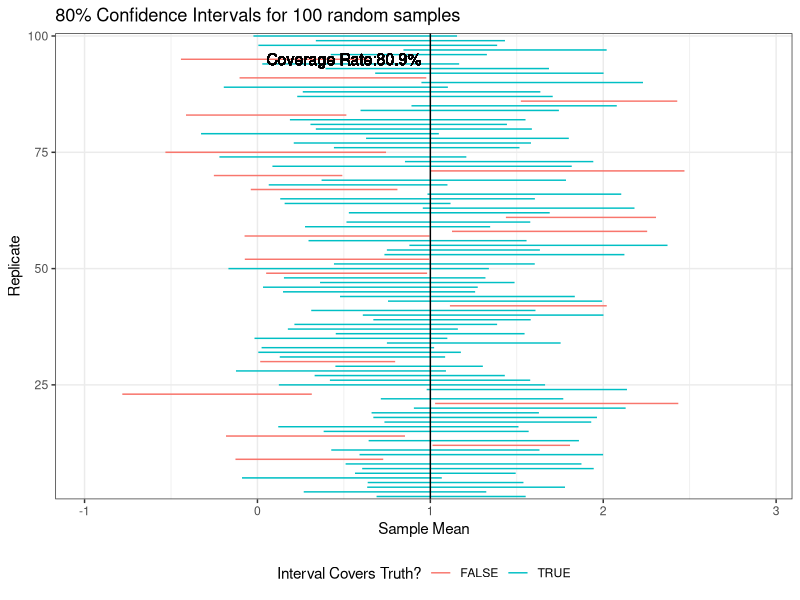

Here is the R script that generated this plot:
## ---- chunk 1
library(tidyverse)

sample_mean_ci <- function(n, r, pars){
  mu <- pars[1] # true mean is mu
  replicate(r, { # use replicate function to do r times
    samp <- rnorm(n, mean = pars[1], sd = sqrt(pars[2]))
    data.frame(mean = mean(samp),
               # using t-distribution confidence interval (CI)
               lower = mean(samp) - sd(samp)/sqrt(n)*qt(1 - 0.2/2, length(samp)-1),
               upper = mean(samp) + sd(samp)/sqrt(n)*qt(1 - 0.2/2, length(samp)-1))
  }, simplify = FALSE) %>% bind_rows() %>%
    rownames_to_column(var = "replicate") %>%
    mutate(cover = lower < mu & upper > mu) %>% # coverage of true mean
    mutate(coverage = mean(cover))
}

# store result: e.g., sample size 100, repeat 1000 times, Normal(1, 4)
true_mean <- 1
result <- sample_mean_ci(n = 20, r = 1000, pars = c(true_mean, 4))

# plot the first 100 of these intervals: for illustration purposes
ggplot(result, aes(x = lower, xend = upper, y = replicate, yend = replicate, col = cover)) +
  geom_segment() + 
  geom_vline(xintercept = true_mean) + # true mean here
  annotate(geom = "text", x = 0.5, y = 95, size = 4, 
           label = paste0("Coverage Rate:", round(result$coverage, 3)*100, "%")) +
  # plot first 100 rows by `limits` + adjust y-axis ticks by `breaks`
  scale_y_discrete(breaks = seq(25, 100, by = 25), limits = seq(1, 100, by = 1)) +
  labs(title = "80% Confidence Intervals for 100 random samples", x = "Sample Mean", y = "Replicate") +
  scale_colour_discrete(name = "Interval Covers Truth?") +
  theme_bw() + 
  theme(legend.position = "bottom")

# want to save batches of results to a table? search `kable`
## ---- chunk 2
# vector
v1 <- c(1, 2, 3, 4, 5)
v2 <- c(-1, -2, -3, -4, -5)
v1+v2

# matrix
A <- matrix(c(1, 2, 3, 4), nrow=2, byrow=FALSE)
B <- cbind(c(1, 0), c(1, 1))
A
B

# matrix addition
A+B

# scalar multiplication
2*A

# matrix multiplication
A %*% B

# transpose (A^T or A')
t(A) 

# trace
sum(diag(A))

# inverse
solve(A)
## ---- chunk 3
set.seed(2025)
n <- 100

x1 <- rnorm(n)
x2 <- rnorm(n)
x3 <- rnorm(n)

X <- cbind(rep(1, 100), x1, x2, x3) # why do we include rep(1, 100)? 
y <- x1 + x2 + x3 + rnorm(n)

solve(t(X) %*% X) %*% t(X) %*% y

lm(y ~ x1 + x2 + x3)$coef # the results are the same!
